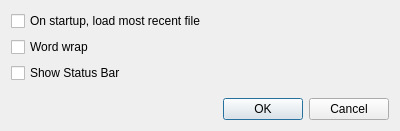
<?xml version="1.0" encoding="UTF-8"?>
<ui version="4.0">
 <class>PreferencesDialog</class>
 <widget class="QDialog" name="PreferencesDialog">
  <property name="geometry">
   <rect>
    <x>0</x>
    <y>0</y>
    <width>400</width>
    <height>131</height>
   </rect>
  </property>
  <property name="windowTitle">
   <string>Preferences</string>
  </property>
  <layout class="QVBoxLayout" name="verticalLayout">
   <item>
    <widget class="QCheckBox" name="checkBox_load_recent">
     <property name="text">
      <string>On startup, load most recent file</string>
     </property>
    </widget>
   </item>
   <item>
    <widget class="QCheckBox" name="checkBox_word_wrap">
     <property name="text">
      <string>Word wrap</string>
     </property>
    </widget>
   </item>
   <item>
    <widget class="QCheckBox" name="checkBox_status_bar">
     <property name="text">
      <string>Show Status Bar</string>
     </property>
    </widget>
   </item>
   <item alignment="Qt::AlignBottom">
    <widget class="QDialogButtonBox" name="buttonBox">
     <property name="orientation">
      <enum>Qt::Horizontal</enum>
     </property>
     <property name="standardButtons">
      <set>QDialogButtonBox::Cancel|QDialogButtonBox::Ok</set>
     </property>
    </widget>
   </item>
  </layout>
 </widget>
 <resources/>
 <connections>
  <connection>
   <sender>buttonBox</sender>
   <signal>accepted()</signal>
   <receiver>PreferencesDialog</receiver>
   <slot>accept()</slot>
   <hints>
    <hint type="sourcelabel">
     <x>248</x>
     <y>254</y>
    </hint>
    <hint type="destinationlabel">
     <x>157</x>
     <y>274</y>
    </hint>
   </hints>
  </connection>
  <connection>
   <sender>buttonBox</sender>
   <signal>rejected()</signal>
   <receiver>PreferencesDialog</receiver>
   <slot>reject()</slot>
   <hints>
    <hint type="sourcelabel">
     <x>316</x>
     <y>260</y>
    </hint>
    <hint type="destinationlabel">
     <x>286</x>
     <y>274</y>
    </hint>
   </hints>
  </connection>
 </connections>
</ui>
